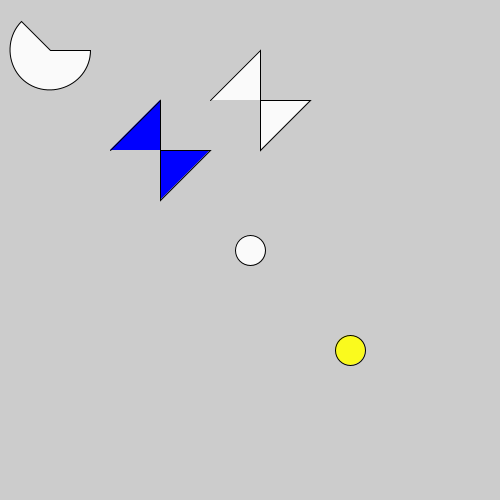
Frame 1 (no input)
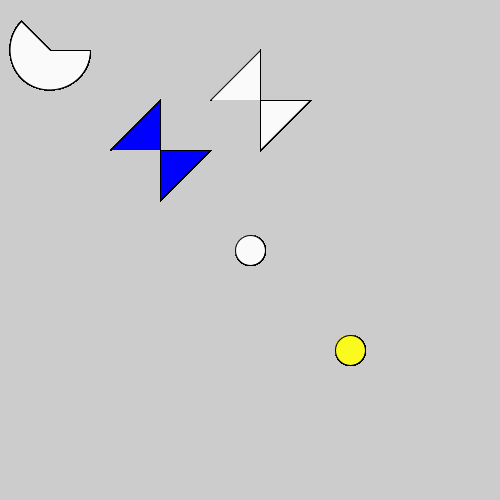
Frame 60 (the mouse pressed at the canvas centre just before this capture)
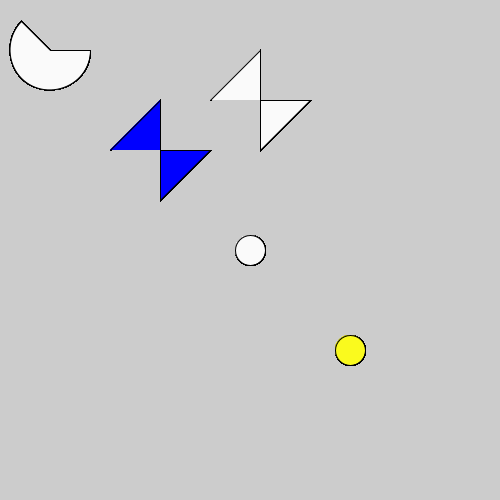
Frame 120 (the mouse held since frame 60 and released just before this capture)

The Processing sketch that drew these frames (run headless with seeded random() and noise(); from frame 60 on, the mouse is pressed at the canvas centre):

// Processing sketch: sketch_150909a
// ── sketch_150909a.pde

//Circle size raduis 
final float a= 250 ;
final float b= 250   ;
final float  c= 30    ;
final float  d =30     ; 
CircleSize cs = new CircleSize(a,b,c,d);
CircleSides css = new CircleSides(a,b,c,d);
CircleColor cc = new CircleColor(a,b,c,d);
CircleAngles ca = new CircleAngles(a,b,c,d);
CircleColorSide ccs = new CircleColorSide(a,b,c,d);
void setup(){
  
size(500,500);
}

void draw(){
  fill(250);
  cs.CreateCircle(a,b,c,d);
  css.CreateArc(80,50);
  ca.createcircleangels(50);
  cc.CreateColorcircle(a,b,c,d);
  ccs.CreateCS(50,255);
}
// ── CircleAngles.pde
class CircleAngles{
final float a ;
final float b   ;
final float  c    ;
final float  d     ; 
PShape s;
 CircleAngles(float a,float b,float c, float d){
this.a = a;
   this.b =b;
   this.c = c;
    this.d = d;
 }




void createcircleangels(float a){

  s = createShape();
  s.beginShape();
  s.vertex(0, 0);
  s.vertex(0, a);
  s.vertex(a, 0);
  s.vertex(0, 0);
  s.vertex(0, -50);
  s.vertex(-50, 0);
  s.endShape();
  shape(s,260,100);

}








}
// ── CircleColor.pde
//dtermins the color of the circle 
class CircleColor{
final float a ;
final float b   ;
final float  c    ;
final float  d     ; 

 CircleColor(float a,float b,float c, float d){
 this.a = a;
   this.b =b;
   this.c = c;
    this.d = d;
 }
 void CreateColorcircle(float a,float b,float c,float d){

   fill(a,b,c);
   ellipse(a+100, b+100, c, d);
 }
}
// ── CircleColorSide.pde
class CircleColorSide{
final float a;
final float b;
final float c;
final float d;
PShape s;

CircleColorSide(float a,float b,float c, float d){
this.a = a;
   this.b =b;
   this.c = c;
    this.d = d;
}


void CreateCS(float a, float b){
 s = createShape();
  s.beginShape();
  s.fill(0,0,b);
  s.vertex(0, 0);
  s.vertex(0, a);
  s.vertex(a, 0);
  s.vertex(0, 0);
  s.vertex(0, -a);
  s.vertex(-a, 0);
  s.endShape();
  shape(s,160,150);


}




}
// ── CircleOPass.pde
class CircleOPass{
final float a ;
final float b   ;
final float  c    ;
final float  d     ; 

 CircleOPass(float a,float b,float c, float d){
 this.a = a;
   this.b =b;
   this.c = c;
    this.d = d;
 }
 void CreateOPass(float a,float b,float c,float d){

   fill(a,b,c,0);
   ellipse(a+50, b+50, c, d);
 }
}
// ── CircleSides.pde
//make circle half completed drawn
class CircleSides{
final float a ;
final float b   ;
final float  c    ;
final float  d     ; 

 CircleSides(float a,float b,float c, float d){
 this.a = a;
   this.b =b;
   this.c = c;
    this.d = d;
 }
 void CreateArc(float a,float b){
arc(b, b, a, a, 0, PI+QUARTER_PI, PIE);
 }
}
// ── CircleSize.pde
//Circle size raduis 
class CircleSize{
final float a ;
final float b   ;
final float  c    ;
final float  d      ; 

 CircleSize(float a,float b,float c, float d){
 this.a = a;
   this.b =b;
   this.c = c;
    this.d = d;
 }
 void CreateCircle(float a,float b,float c, float d){
 ellipse(a, b, c, d);
 }
}
// ── Circle_roation.pde
class Circleroation{

Circleroation(){


}



}
